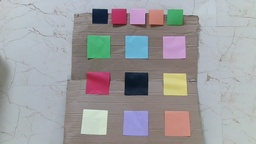
#> input picture ComputerVision/debugging/filtering/2.jpg, 256 x 144 px, shrunk from 1280 x 720 before the run
$ python kmeans.py
#> lines starting #> are read from the running program, lines starting #| are printed output that depends on the picture
import numpy as np
import cv2

def preprocess (img) :
    img = cv2.pyrMeanShiftFiltering (img, 30, 10)
    return img

def quantize_colors(image, k=8):
    # 将图像转换为 RGB 格式
    image = cv2.cvtColor(image, cv2.COLOR_BGR2RGB)

    # 将图像数据转换为二维数组
    pixels = image.reshape((-1, 3))

    # 将图像数据转换为 float32 类型
    pixels = np.float32(pixels)

    # 定义停止条件
    criteria = (cv2.TERM_CRITERIA_EPS + cv2.TERM_CRITERIA_MAX_ITER, 20, 0.001)

    # 运行 K-means 聚类算法
    _, labels, centers = cv2.kmeans(pixels, k, None, criteria, 10, cv2.KMEANS_RANDOM_CENTERS)

    # 将每个像素点的颜色替换为对应聚类中心的颜色
    centers = np.uint8(centers)
    quantized_image = centers[labels.flatten()]

    # 将一维数组转换为图像矩阵
    quantized_image = quantized_image.reshape(image.shape)

    return cv2.cvtColor(quantized_image, cv2.COLOR_RGB2BGR)

# 读取图像
image = cv2.imread('./2.jpg')
#> image is the input picture: shape (144, 256, 3); mean B, G, R 160.2, 157.9, 158.7

# 对图像进行颜色量化，将颜色减少到 4 种
quantized_image = quantize_colors(image, k=20)
#> in quantize_colors, `_, labels, centers = cv2.kmeans(pixels, k, None, criteria, 10, cv2.KME..`: centers = 20 rows, first 8: [122.5, 113.5, 109.4], [89.34, 87.19, 82.18], [188.3, 196, 198.8], [144.1, 140, 139.7], [124.5, 176.8, 198.2], [196.4, 137.3, 126.9], [179.3, 156.9, 137], [200.6, 193.8, 120.5]
#> in quantize_colors, `centers = np.uint8(centers)`: centers = 20 rows, first 8: [122, 113, 109], [89, 87, 82], [188, 195, 198], [144, 139, 139], [124, 176, 198], [196, 137, 126], [179, 156, 136], [200, 193, 120]
#> in quantize_colors, `quantized_image = quantized_image.reshape(image.shape)`:
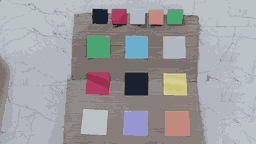
#> quantized_image: shape (144, 256, 3); mean R, G, B 158.2, 157.5, 159.8
shift_before_quantized = quantize_colors (preprocess (image), k = 15)
#> call 2 of quantize_colors, with k = 15
#> in quantize_colors (call 2), `_, labels, centers = cv2.kmeans(pixels, k, None, criteria, 10, cv2.KME..`: centers = 15 rows, first 8: [175.5, 153.8, 206.8], [74.23, 165.4, 112], [91.27, 91.68, 85], [107.6, 176.3, 205], [201.4, 214.8, 201.6], [168.7, 55, 92.08], [195.3, 138.3, 126.7], [207.9, 201.5, 133.7]
#> in quantize_colors (call 2), `centers = np.uint8(centers)`: centers = 15 rows, first 8: [175, 153, 206], [74, 165, 112], [91, 91, 84], [107, 176, 205], [201, 214, 201], [168, 54, 92], [195, 138, 126], [207, 201, 133]
#> in quantize_colors (call 2), `quantized_image = quantized_image.reshape(image.shape)`:
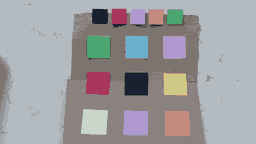
#> quantized_image: shape (144, 256, 3); mean R, G, B 158.5, 157.6, 160
# 显示原始图像和颜色量化后的图像
cv2.imshow('Original Image', image)
cv2.imshow('Quantized Image', quantized_image)
cv2.imshow('Shift_Quantized Image', shift_before_quantized)

while cv2.waitKey (20) != 27 :
#> (key Esc is pressed here)
    pass
cv2.destroyAllWindows()

$ run again, with ComputerVision/debugging/filtering/15.jpg copied over ComputerVision/debugging/filtering/2.jpg
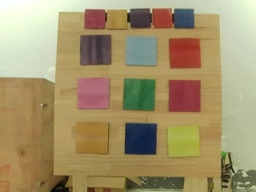
#> input picture ComputerVision/debugging/filtering/15.jpg, 256 x 192 px, shrunk from 640 x 480 before the run
#> image is the input picture: shape (192, 256, 3); mean B, G, R 106.9, 146.8, 162.7
#> in quantize_colors, `_, labels, centers = cv2.kmeans(pixels, k, None, criteria, 10, cv2.KME..`: centers = 20 rows, first 8: [78.41, 69.11, 53.34], [227.2, 240.6, 210.8], [200.6, 207.4, 181.1], [104.5, 104.4, 68.85], [246, 254.3, 230.8], [167.1, 142.2, 84.67], [177.9, 178.3, 137.3], [24.66, 39.08, 64.45]
#> in quantize_colors, `centers = np.uint8(centers)`: centers = 20 rows, first 8: [78, 69, 53], [227, 240, 210], [200, 207, 181], [104, 104, 68], [245, 254, 230], [167, 142, 84], [177, 178, 137], [24, 39, 64]
#> in quantize_colors, `quantized_image = quantized_image.reshape(image.shape)`:
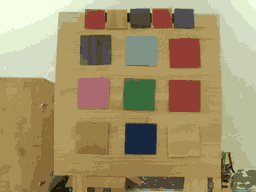
#> quantized_image: shape (192, 256, 3); mean R, G, B 162.3, 146.4, 106.4
#> in quantize_colors (call 2), `_, labels, centers = cv2.kmeans(pixels, k, None, criteria, 10, cv2.KME..`: centers = 15 rows, first 8: [29.37, 37.36, 50.23], [70.64, 78.5, 62.6], [237.1, 248.2, 220.7], [185.6, 191.2, 157], [150, 118, 65.26], [155.3, 60.24, 42.75], [141.1, 59.22, 62.85], [139.1, 72.38, 50.83]
#> in quantize_colors (call 2), `centers = np.uint8(centers)`: centers = 15 rows, first 8: [29, 37, 50], [70, 78, 62], [237, 248, 220], [185, 191, 157], [149, 118, 65], [155, 60, 42], [141, 59, 62], [139, 72, 50]
#> in quantize_colors (call 2), `quantized_image = quantized_image.reshape(image.shape)`:
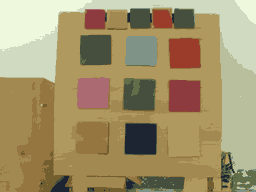
#> quantized_image: shape (192, 256, 3); mean R, G, B 162.4, 146.6, 106.7

$ run again, with ComputerVision/debugging/filtering/56.jpg copied over ComputerVision/debugging/filtering/2.jpg
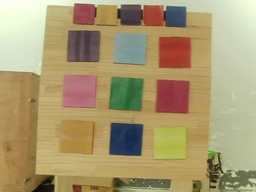
#> input picture ComputerVision/debugging/filtering/56.jpg, 256 x 192 px, shrunk from 640 x 480 before the run
#> image is the input picture: shape (192, 256, 3); mean B, G, R 112.2, 152.9, 169
#> in quantize_colors, `_, labels, centers = cv2.kmeans(pixels, k, None, criteria, 10, cv2.KME..`: centers = 20 rows, first 8: [62.14, 113.1, 67.68], [104.7, 96.9, 71.81], [220.8, 232.4, 205.8], [207.8, 214.6, 189.3], [169.9, 138.9, 80.25], [151, 63.7, 55.5], [149.9, 117.7, 67.16], [80.82, 66.93, 56]
#> in quantize_colors, `centers = np.uint8(centers)`: centers = 20 rows, first 8: [62, 113, 67], [104, 96, 71], [220, 232, 205], [207, 214, 189], [169, 138, 80], [151, 63, 55], [149, 117, 67], [80, 66, 56]
#> in quantize_colors, `quantized_image = quantized_image.reshape(image.shape)`:
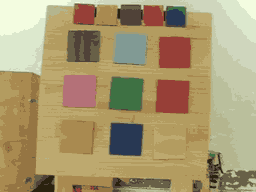
#> quantized_image: shape (192, 256, 3); mean R, G, B 168.5, 152.2, 111.8
#> in quantize_colors (call 2), `_, labels, centers = cv2.kmeans(pixels, k, None, criteria, 10, cv2.KME..`: centers = 15 rows, first 8: [210.8, 219.1, 193.6], [40.51, 57.28, 84.62], [238.1, 249, 219.9], [47.43, 38.44, 18.54], [180.8, 158.2, 97.54], [139.5, 113.8, 65.88], [168.3, 136.6, 78.74], [88.04, 72.48, 65.12]
#> in quantize_colors (call 2), `centers = np.uint8(centers)`: centers = 15 rows, first 8: [210, 219, 193], [40, 57, 84], [238, 249, 219], [47, 38, 18], [180, 158, 97], [139, 113, 65], [168, 136, 78], [88, 72, 65]
#> in quantize_colors (call 2), `quantized_image = quantized_image.reshape(image.shape)`:
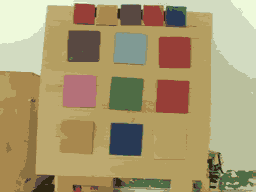
#> quantized_image: shape (192, 256, 3); mean R, G, B 168.6, 152.6, 111.7

$ run again, with ComputerVision/debugging/filtering/test2.png saved as ComputerVision/debugging/filtering/2.jpg
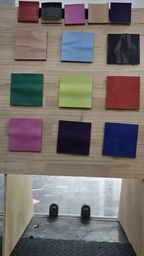
#> input picture ComputerVision/debugging/filtering/test2.png, 144 x 256 px, shrunk from 1080 x 1920 before the run
#> image is the input picture: shape (256, 144, 3); mean B, G, R 106.8, 109.5, 116.6
#> in quantize_colors, `_, labels, centers = cv2.kmeans(pixels, k, None, criteria, 10, cv2.KME..`: centers = 20 rows, first 8: [57.29, 62.52, 65.07], [25.69, 43.75, 63.75], [223.6, 228.5, 233.2], [189.5, 195.7, 203.6], [163, 169.8, 176.5], [147, 161.6, 101.2], [177, 183.3, 190.4], [173.3, 166, 153.1]
#> in quantize_colors, `centers = np.uint8(centers)`: centers = 20 rows, first 8: [57, 62, 65], [25, 43, 63], [223, 228, 233], [189, 195, 203], [163, 169, 176], [146, 161, 101], [176, 183, 190], [173, 165, 153]
#> in quantize_colors, `quantized_image = quantized_image.reshape(image.shape)`:
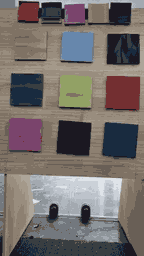
#> quantized_image: shape (256, 144, 3); mean R, G, B 116.1, 108.8, 106.3
#> in quantize_colors (call 2), `_, labels, centers = cv2.kmeans(pixels, k, None, criteria, 10, cv2.KME..`: centers = 15 rows, first 8: [26.59, 24.87, 35.64], [175.4, 182.3, 189.5], [61.77, 39.89, 33.53], [24.53, 68.83, 60.86], [117.8, 47.8, 49.31], [51.88, 56.68, 62.71], [149.6, 140.9, 121], [158.1, 156.3, 151.6]
#> in quantize_colors (call 2), `centers = np.uint8(centers)`: centers = 15 rows, first 8: [26, 24, 35], [175, 182, 189], [61, 39, 33], [24, 68, 60], [117, 47, 49], [51, 56, 62], [149, 140, 121], [158, 156, 151]
#> in quantize_colors (call 2), `quantized_image = quantized_image.reshape(image.shape)`:
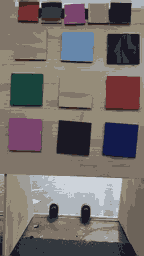
#> quantized_image: shape (256, 144, 3); mean R, G, B 116.1, 108.6, 106.2
